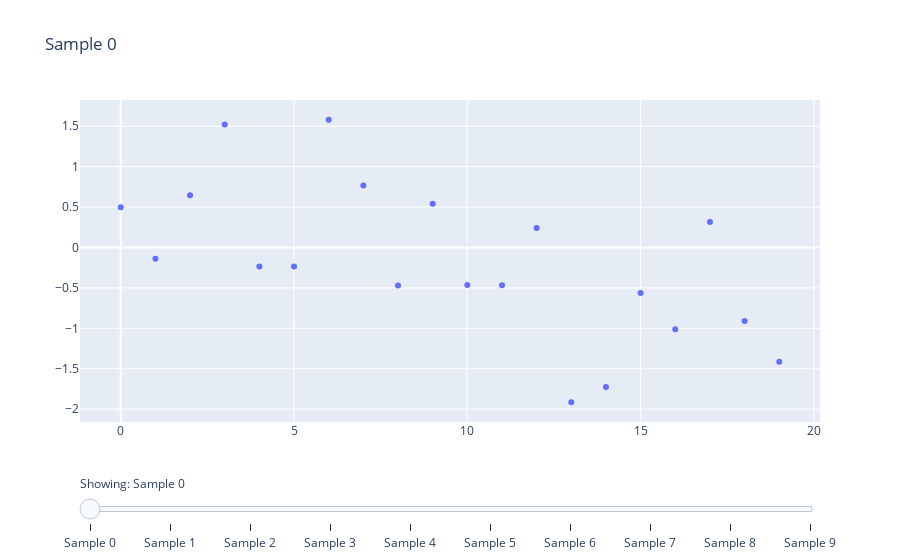

The code cell stored with this chart in its notebook:
### Markdown cell above
# Sliders in Plotly

### Code cell
import plotly.graph_objects as go
import numpy as np

# Generate 10 samples, each with 20 random y-values
np.random.seed(42)
num_points = 20
samples = {f"Sample {i}": np.random.randn(num_points) for i in range(10)}
x = np.arange(num_points)

# Build the figure
fig = go.Figure(
    # start with sample 0 visible
    data=[go.Scatter(x=x, y=samples["Sample 0"], mode="markers")],
    layout=go.Layout(
        title="Sample 0",
        sliders=[{
            "active": 0,
            "pad": {"t": 50},
            "currentvalue": {"prefix": "Showing: "},
            "steps": [
                {
                    "label": name,
                    "method": "animate",
                    "args": [
                        [name],  # frame name to display
                        {"frame": {"duration": 0, "redraw": True},
                         "mode": "immediate"}
                    ]
                }
                for name in samples.keys()
            ]
        }]
    ),
    frames=[
        go.Frame(
            data=[go.Scatter(x=x, y=y, mode="markers")],
            name=name
        )
        for name, y in samples.items()
    ]
)

fig.show()

### Figure 1 — Plotly figure (JSON) as saved in the notebook; plotly's stock layout.template omitted (floating-point values rounded to 4 significant figures)
{"data": [{"mode": "markers", "type": "scatter", "x": [0, 1, 2, 3, 4, 5, 6, 7, 8, 9, 10, 11, 12, 13, 14, 15, 16, 17, 18, 19], "y": [0.4967, -0.1383, 0.6477, 1.523, -0.2342, -0.2341, 1.579, 0.7674, -0.4695, 0.5426, -0.4634, -0.4657, 0.242, -1.913, -1.725, -0.5623, -1.013, 0.3142, -0.908, -1.412]}], "layout": {"sliders": [{"active": 0, "currentvalue": {"prefix": "Showing: "}, "pad": {"t": 50}, "steps": [{"args": [["Sample 0"], {"frame": {"duration": 0, "redraw": false}, "mode": "immediate"}], "label": "Sample 0", "method": "animate"}, {"args": [["Sample 1"], {"frame": {"duration": 0, "redraw": false}, "mode": "immediate"}], "label": "Sample 1", "method": "animate"}, {"args": [["Sample 2"], {"frame": {"duration": 0, "redraw": false}, "mode": "immediate"}], "label": "Sample 2", "method": "animate"}, {"args": [["Sample 3"], {"frame": {"duration": 0, "redraw": false}, "mode": "immediate"}], "label": "Sample 3", "method": "animate"}, {"args": [["Sample 4"], {"frame": {"duration": 0, "redraw": false}, "mode": "immediate"}], "label": "Sample 4", "method": "animate"}, {"args": [["Sample 5"], {"frame": {"duration": 0, "redraw": false}, "mode": "immediate"}], "label": "Sample 5", "method": "animate"}, {"args": [["Sample 6"], {"frame": {"duration": 0, "redraw": false}, "mode": "immediate"}], "label": "Sample 6", "method": "animate"}, {"args": [["Sample 7"], {"frame": {"duration": 0, "redraw": false}, "mode": "immediate"}], "label": "Sample 7", "method": "animate"}, {"args": [["Sample 8"], {"frame": {"duration": 0, "redraw": false}, "mode": "immediate"}], "label": "Sample 8", "method": "animate"}, {"args": [["Sample 9"], {"frame": {"duration": 0, "redraw": false}, "mode": "immediate"}], "label": "Sample 9", "method": "animate"}]}], "title": {"text": "Sample 0"}}}
